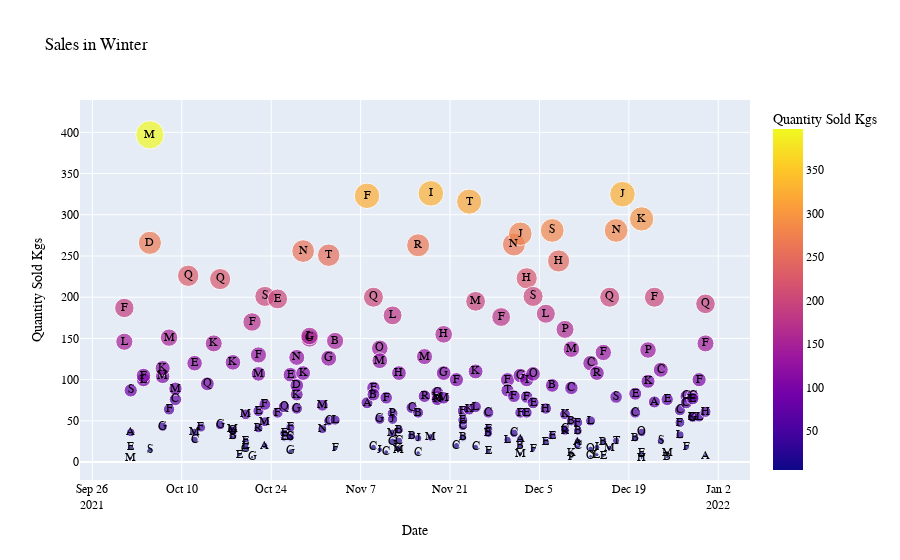

Notebook cell for this chart:
### Code cell
fig = px.scatter( data  , x=data["Date"], y=data["Quantity Sold Kgs"],
	         size=data["Quantity Sold Kgs"], color="Quantity Sold Kgs" ,
                 title = "Sales in Winter" , 
                labels = dict( x= "Date" , y= "Quantity Sold kgs") , 
                text = data.Size)
fig.update_xaxes(title_font_family="Candara Light")
fig.update_yaxes(title_font_family="Candara Light")

fig.update_layout(
    font_family="Courier New",
    font_color="black",
    title_font_family="Bahnschrift Light",
    title_font_color="black",
    legend_title_font_color="green"
)
plotly.offline.plot(fig, filename=os.getcwd()+ "\\files" + ".html")

fig.show(render_mode = 'png')

### Figure 1 — Plotly figure (JSON) as saved in the notebook; plotly's stock layout.template omitted (floating-point values rounded to 4 significant figures; data arrays with more than 128 entries replaced by an {"elided": "..."} marker saying what was removed)
{"data": [{"hovertemplate": "Date=%{x}<br>Quantity Sold Kgs=%{marker.color}<br>Size=%{text}<extra></extra>", "legendgroup": "", "marker": {"color": {"elided": "215 int values"}, "coloraxis": "coloraxis", "size": {"elided": "215 int values"}, "sizemode": "area", "sizeref": 0.9925, "symbol": "circle"}, "mode": "markers+text", "name": "", "orientation": "v", "showlegend": false, "text": {"elided": "215 str values"}, "type": "scatter", "x": {"elided": "215 str values"}, "xaxis": "x", "y": {"elided": "215 int values"}, "yaxis": "y"}], "layout": {"coloraxis": {"colorbar": {"title": {"text": "Quantity Sold Kgs"}}, "colorscale": [[0, "#0d0887"], [0.1111, "#46039f"], [0.2222, "#7201a8"], [0.3333, "#9c179e"], [0.4444, "#bd3786"], [0.5556, "#d8576b"], [0.6667, "#ed7953"], [0.7778, "#fb9f3a"], [0.8889, "#fdca26"], [1, "#f0f921"]]}, "font": {"color": "black", "family": "Courier New"}, "legend": {"itemsizing": "constant", "title": {"font": {"color": "green"}}, "tracegroupgap": 0}, "title": {"font": {"color": "black", "family": "Bahnschrift Light"}, "text": "Sales in Winter"}, "xaxis": {"anchor": "y", "domain": [0, 1], "title": {"font": {"family": "Candara Light"}, "text": "Date"}}, "yaxis": {"anchor": "x", "domain": [0, 1], "title": {"font": {"family": "Candara Light"}, "text": "Quantity Sold Kgs"}}}}
